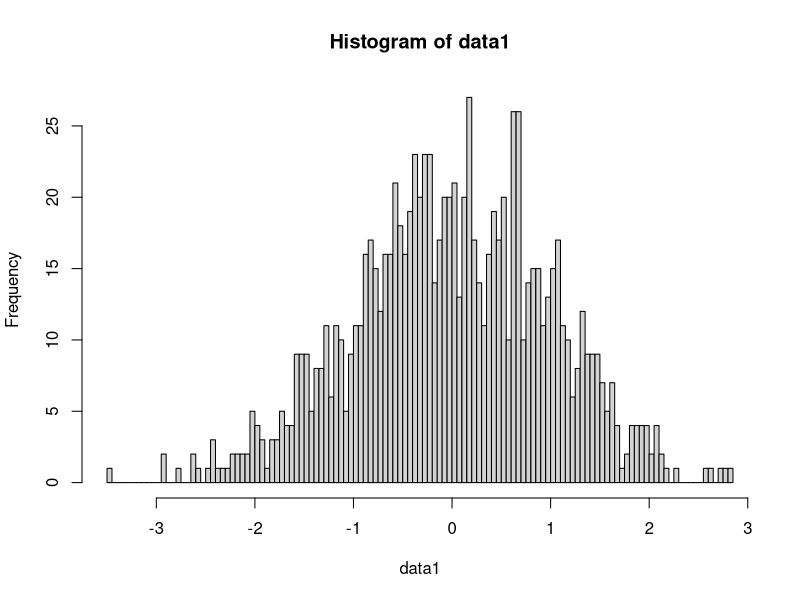

This chart was generated by the following R code: (Note: this script raises an error after producing the figure.)


n <- 1000
data1 <- rnorm(n, mean = 0, sd = 1)  # Generate 100 Gaussian data points
hist(data1, breaks = 100)
# Perform KS test against a standard normal distribution
ks.test(data1, "pnorm", mean = 0, sd = 1)


data2 <- data_gaussian_corrupted_1D(N = n, m = 0, s2 = 1, l = 1, r = 1.2)
hist(data2, breaks = 100)
ks.test(data2, "pnorm", mean = 0, sd = 1)

data3 <- floor(data1*10)/10 + runif(length(data3), -1e-9, 1e-9)
hist(data3, breaks = 100)
ks.test(data3, "pnorm", mean = 0, sd = 1)

library(nortest)
ad.test(data3)  # Anderson-Darling test
shapiro.test(data3)  # Shapiro-Wilk test (for small samples)
